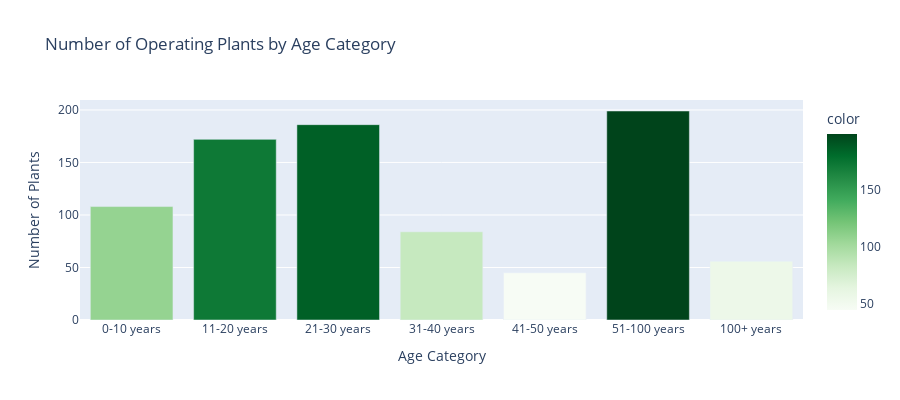
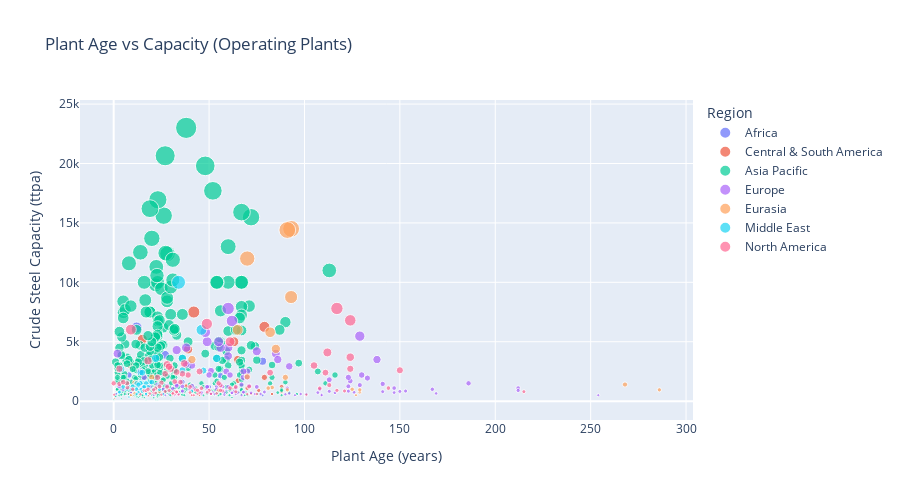

The cell these charts' notebook holds for them, in order:
### Code cell
# Convert the 'Plant age (years)' column to numeric values.
# Invalid entries (e.g., text, missing) are converted to NaN to enable statistical analysis.
df['Plant age (years)'] = pd.to_numeric(df['Plant age (years)'], errors='coerce')

# Display basic information about how many plants have valid age data.
print(f"\nPlants with age data: {df['Plant age (years)'].notna().sum()} out of {len(df)}")

# Summary statistics describing the age distribution of plants.
print(f"\nAge Statistics:")
print(f"  Mean: {df['Plant age (years)'].mean():.2f} years")
print(f"  Median: {df['Plant age (years)'].median():.2f} years")
print(f"  Min: {df['Plant age (years)'].min():.0f} years")
print(f"  Max: {df['Plant age (years)'].max():.0f} years")
print(f"  Std Dev: {df['Plant age (years)'].std():.2f} years")

# Categorize plants into defined age ranges for easier interpretation.
# This helps reveal the distribution of younger vs. older plants.
print(f"\nAge Distribution by Category:")
age_bins = [0, 10, 20, 30, 40, 50, 100, 300]
age_labels = ['0-10 years', '11-20 years', '21-30 years', '31-40 years', '41-50 years', '51-100 years', '100+ years']
df['age_category'] = pd.cut(df['Plant age (years)'], bins=age_bins, labels=age_labels, right=True)
print(df['age_category'].value_counts().sort_index())

# Visualize the count of plants within each age category using a bar chart.
# This shows how plant ages are distributed across the industry.
age_category_counts = df['age_category'].value_counts().sort_index()
fig_age_cat = px.bar(
    x=age_category_counts.index.astype(str),
    y=age_category_counts.values,
    title='Number of Operating Plants by Age Category',
    labels={'x': 'Age Category', 'y': 'Number of Plants'},
    color=age_category_counts.values,
    color_continuous_scale='Greens'
)
fig_age_cat.update_layout(
    xaxis_title='Age Category',
    yaxis_title='Number of Plants',
    showlegend=False,
    height=400
)
fig_age_cat.show()

# Scatter plot comparing plant age and production capacity.
# Reveals potential trends between age and productivity (e.g., newer plants being larger or more efficient).
fig_age_capacity = px.scatter(
    df.dropna(subset=['Plant age (years)', 'Nominal crude steel capacity (ttpa)']),
    x='Plant age (years)',
    y='Nominal crude steel capacity (ttpa)',
    color='Region',
    size='Nominal crude stee

### Figure 1 — Plotly figure (JSON) as saved in the notebook; plotly's stock layout.template omitted (floating-point values rounded to 4 significant figures)
{"data": [{"hovertemplate": "Age Category=%{x}<br>Number of Plants=%{y}<br>color=%{marker.color}<extra></extra>", "legendgroup": "", "marker": {"color": [108, 172, 186, 84, 45, 199, 56], "coloraxis": "coloraxis", "pattern": {"shape": ""}}, "name": "", "orientation": "v", "showlegend": false, "textposition": "auto", "type": "bar", "x": ["0-10 years", "11-20 years", "21-30 years", "31-40 years", "41-50 years", "51-100 years", "100+ years"], "xaxis": "x", "y": [108, 172, 186, 84, 45, 199, 56], "yaxis": "y"}], "layout": {"barmode": "relative", "coloraxis": {"colorbar": {"title": {"text": "color"}}, "colorscale": [[0, "rgb(247,252,245)"], [0.125, "rgb(229,245,224)"], [0.25, "rgb(199,233,192)"], [0.375, "rgb(161,217,155)"], [0.5, "rgb(116,196,118)"], [0.625, "rgb(65,171,93)"], [0.75, "rgb(35,139,69)"], [0.875, "rgb(0,109,44)"], [1, "rgb(0,68,27)"]]}, "height": 400, "legend": {"tracegroupgap": 0}, "showlegend": false, "title": {"text": "Number of Operating Plants by Age Category"}, "xaxis": {"anchor": "y", "domain": [0, 1], "title": {"text": "Age Category"}}, "yaxis": {"anchor": "x", "domain": [0, 1], "title": {"text": "Number of Plants"}}}}

### Figure 2 — Plotly figure (JSON) as saved in the notebook; plotly's stock layout.template omitted (floating-point values rounded to 4 significant figures; data arrays with more than 128 entries replaced by an {"elided": "..."} marker saying what was removed)
{"data": [{"customdata": [["Algeria", "Algerian Qatari Steel"], ["Algeria", "Groupe Industriel Sider SpA"], ["Algeria", "Tosyali Ironsteel Industry Algerie SpA"], ["Angola", "Ada - Aceria De Angola SA"], ["Egypt", "AlGioshy Steel SAE"], ["Egypt", "Al Ezz Dekheila Steel Company Alexandria SAE"], ["Egypt", "Delta Steel Company Ltd"], ["Egypt", "Egyptian American Steel Rolling Company SAE"], ["Egypt", "Egyptian Sponge Iron & Steel Company SAE"], ["Egypt", "Egyptian Steel Group"], ["Egypt", "Egyptian Steel Group"], ["Egypt", "Al Ezz Flat Steel Company SAE"], ["Egypt", "Ezz Steel Co"], ["Egypt", "Suez Steel Company SAE"], ["Ghana", "Sentuo Steel Ltd"], ["Kenya", "Devki Steel Mills Ltd"], ["Libya", "Libyan Iron and Steel Co"], ["Morocco", "ArcelorMittal SA"], ["Morocco", "Maghreb Steel SA"], ["Morocco", "Riva Industries"], ["Morocco", "Univers Acier"], ["Nigeria", "Kam Industries (Nigeria) Ltd"], ["South Africa", "Columbus Stainless (Pty) Ltd"], ["South Africa", "ArcelorMittal South Africa Ltd"], ["South Africa", "Scaw Metals Group Pty Ltd"], ["Uganda", "Tembo Steels Uganda Ltd"], ["Zimbabwe", "Dinson Iron & Steel Company Pvt Ltd"]], "hovertemplate": "<b>%{hovertext}</b><br><br>Region=Africa<br>Plant age (years)=%{x}<br>Nominal crude steel capacity (ttpa)=%{marker.size}<br>Country/Area=%{customdata[0]}<br>Owner=%{customdata[1]}<extra></extra>", "hovertext": ["Algerian Qatari Steel Jijel plant", "Sider El Hadjar Annaba steel plant", "Tosyali Algerie Oran steel plant", "Aceria Angola Bengo steel plant", "Al Gioshy Steel Ain Sokhna plant", "Al-Ezz Dekheila Steel Alexandria plant", "Delta Steel Mill Al Qalyubia plant", "Egyptian American Steel Rolling Company Sadat City plant", "Egyptian Sponge Iron and Steel Company Sadat City plant", "Egyptian Steel Ain Sokhna plant", "Egyptian Steel Beni Suef plant", "Ezz Flat Steel Ain Sokhna plant", "Ezz Steel Rebar Sadat City plant", "Suez Steel Solb Misr Attaka plant", "Sentuo Steel Tema plant", "Devki Steel Mills Kwale plant", "Libyan Iron and Steel Misrata plant", "ArcelorMittal Sonasid Casablanca steel plant", "Mahgreb Steel Casablanca plant", "Riva Industries Jorf Lasfar steel plant", "Univers Acier Sidi Hajjaj steel plant", "Kam Industries Kwara steel plant", "Acerinox Columbus Stainless steel plant", "ArcelorMittal Vanderbijlpark Steel Works", "Scaw Metals Group Germiston plant", "Tembo Steels Iganga plant", "Dinson Chivhu iron and steel plant"], "legendgroup": "Africa", "marker": {"color": "#636efa", "opacity": 0.7, "size": [2200.0, 2150.0, 6200.0, 500.0, 500.0, 3200.0, 500.0, 1200.0, 3000.0, 600.0, 600.0, 3900.0, 1000.0, 2100.0, 800.0, 1000.0, 1614.0, 800.0, 1200.0, 800.0, 1200.0, 600.0, 850.0, 3360.0, 600.0, 450.0, 600.0], "sizemode": "area", "sizeref": 102.2, "symbol": "circle"}, "mode": "markers", "name": "Africa", "orientation": "v", "showlegend": true, "type": "scatter", "x": [8.0, 56.0, 12.0, 10.0, 10.0, 39.0, 78.0, 27.0, 17.0, 7.0, 9.0, 27.0, 31.0, 25.0, 10.0, 3.0, 36.0, 20.0, 50.0, 4.0, 23.0, 29.0, 59.0, 78.0, 101.0, 1.0, 1.28], "xaxis": "x", "y": [2200.0, 2150.0, 6200.0, 500.0, 500.0, 3200.0, 500.0, 1200.0, 3000.0, 600.0, 600.0, 3900.0, 1000.0, 2100.0, 800.0, 1000.0, 1614.0, 800.0, 1200.0, 800.0, 1200.0, 600.0, 850.0, 3360.0, 600.0, 450.0, 600.0], "yaxis": "y"}, {"customdata": [["Argentina", "Acindar Industria Argentina de Aceros SA"], ["Argentina", "Sipar Aceros SA"], ["Argentina", "Siderca SAIC"], ["Argentina", "Ternium Argentina SA"], ["Bolivia", "Empresa Siderúrgica del Mutún"], ["Brazil", "Aperam Inox America do Sul SA"], ["Brazil", "ArcelorMittal Brasil SA"], ["Brazil", "ArcelorMittal Brasil SA"], ["Brazil", "ArcelorMittal Brasil SA"], ["Brazil", "ArcelorMittal Brasil SA"], ["Brazil", "ArcelorMittal Brasil SA"], ["Brazil", "ArcelorMittal Brasil SA"], ["Brazil", "ArcelorMittal Tubarão Comercial SA"], ["Brazil", "Aco Verde do Brasil SA"], ["Brazil", "Companhia Siderúrgica Nacional SA"], ["Brazil", "Gerdau Acominas SA"], ["Brazil", "Gerdau Acos Longos SA"], ["Brazil", "Gerdau Acos Longos SA"], ["Brazil", "Gerdau SA"], ["Brazil", "Gerdau Acos Longos SA"], ["Brazil", "GV do Brasil Industria e Comercio de Aço Ltda"], ["Brazil", "GV do Brasil Industria e Comercio de Aço Ltda"], ["Brazil", "Siderurgica Norte Brasil SA"], ["Brazil", "Ternium Brasil Ltda"], ["Brazil", "Usinas Siderurgicas de Minas Gerais SA"], ["Brazil", "Vallourec Soluções Tubulares do Brasil SA"], ["Chile", "Aceros AZA SA"], ["Guatemala", "Corporación AG SA"], ["Peru", "Corporacion Aceros Arequipa SA"], ["Peru", "Empresa Siderurgica del Peru SAA"], ["Venezuela", "Siderurgica del Orinoco Alfredo Maneiro CA"]], "hovertemplate": "<b>%{hovertext}</b><br><br>Region=Central & South America<br>Plant age (years)=%{x}<br>Nominal crude steel capacity (ttpa)=%{marker.size}<br>Country/Area=%{customdata[0]}<br>Owner=%{customdata[1]}<extra></extra>", "hovertext": ["ArcelorMittal Acindar Villa Constitución steel plant", "Gerdau Sipar Pérez steel plant", "TenarisSiderca Campana steel plant", "Ternium Siderar San Nicolás steel plant", "ESM Mutún steel plant", "Aperam Timóteo steel plant", "ArcelorMittal Barra Mansa steel plant", "ArcelorMittal Juiz de Fora steel plant", "ArcelorMittal Monlevade steel plant", "ArcelorMittal Pecém steel plant", "ArcelorMittal Piracicaba steel plant", "ArcelorMittal Resende steel plant", "ArcelorMittal Tubarão steel plant", "AVB Açailândia steel plant", "CSN Volta Redonda steel plant", "Gerdau Açominas Ouro Branco steel plant", "Gerdau Cosigua Santa Cruz steel plant", "Gerdau Divinópolis steel plant", "Gerdau Pindamonhangaba steel plant", "Gerdau São Paulo Araçariguama steel plant", "Simec Cariacica steel plant", "Simec Pindamonhangaba steel plant", "Sinobras Marabá steel plant", "Ternium Brasil Santa Cruz steel plant", "Usiminas Ipatinga steel plant", "Vallourec Jeceaba steel plant", "AZA Colina steel plant", "AG Sidegua Masagua steel plant", "Aceros Arequipa Pisco steel plant", "Gerdau Siderperu Chimbote steel plant", "Sidor Ciudad Guayana steel plant"], "legendgroup": "Central & South America", "marker": {"color": "#EF553B", "opacity": 0.7, "size": [2000.0, 650.0, 1720.0, 3501.0, 200.0, 900.0, 800.0, 1100.0, 1200.0, 3000.0, 1100.0, 1000.0, 7500.0, 600.0, 6251.0, 4360.0, 936.0, 600.0, 530.0, 950.0, 600.0, 500.0, 475.0, 5200.0, 5000.0, 1000.0, 520.0, 500.0, 1250.0, 750.0, 1020.0], "sizemode": "area", "sizeref": 102.2, "symbol": "circle"}, "mode": "markers", "name": "Central & South America", "orientation": "v", "showlegend": true, "type": "scatter", "x": [79.0, 8.0, 65.13, 65.0, 0.53, 76.0, 88.0, 41.0, 88.0, 9.0, 70.0, 16.0, 42.0, 10.0, 79.0, 39.0, 54.0, 72.0, 45.0, 19.0, 83.0, 10.0, 18.0, 15.0, 63.0, 14.0, 26.24, 31.0, 38.0, 67.0, 63.0], "xaxis": "x", "y": [2000.0, 650.0, 1720.0, 3501.0, 200.0, 900.0, 800.0, 1100.0, 1200.0, 3000.0, 1100.0, 1000.0, 7500.0, 600.0, 6251.0, 4360.0, 936.0, 600.0, 530.0, 950.0, 600.0, 500.0, 475.0, 5200.0, 5000.0, 1000.0, 520.0, 500.0, 1250.0, 750.0, 1020.0], "yaxis": "y"}, {"customdata": {"elided": "453x2 str values"}, "hovertemplate": "<b>%{hovertext}</b><br><br>Region=Asia Pacific<br>Plant age (years)=%{x}<br>Nominal crude steel capacity (ttpa)=%{marker.size}<br>Country/Area=%{customdata[0]}<br>Owner=%{customdata[1]}<extra></extra>", "hovertext": {"elided": "453 str values"}, "legendgroup": "Asia Pacific", "marker": {"color": "#00cc96", "opacity": 0.7, "size": {"elided": "453 float values"}, "sizemode": "area", "sizeref": 102.2, "symbol": "circle"}, "mode": "markers", "name": "Asia Pacific", "orientation": "v", "showlegend": true, "type": "scatter", "x": {"elided": "453 float values"}, "xaxis": "x", "y": {"elided": "453 float values"}, "yaxis": "y"}, {"customdata": {"elided": "131x2 str values"}, "hovertemplate": "<b>%{hovertext}</b><br><br>Region=Europe<br>Plant age (years)=%{x}<br>Nominal crude steel capacity (ttpa)=%{marker.size}<br>Country/Area=%{customdata[0]}<br>Owner=%{customdata[1]}<extra></extra>", "hovertext": {"elided": "131 str values"}, "legendgroup": "Europe", "marker": {"color": "#ab63fa", "opacity": 0.7, "size": {"elided": "131 float values"}, "sizemode": "area", "sizeref": 102.2, "symbol": "circle"}, "mode": "markers", "name": "Europe", "orientation": "v", "showlegend": true, "type": "scatter", "x": {"elided": "131 float values"}, "xaxis": "x", "y": {"elided": "131 float values"}, "yaxis": "y"}, {"customdata": [["Azerbaijan", "Baku Steel Company QSC"], ["Kazakhstan", "Qazaqstan Steel Group LLP"], ["Russia", "Abinski Elektrometallurgicheski Zavod LLC"], ["Russia", "Amurstal LLC"], ["Russia", "Ashinskiy Metzavod PJSC"], ["Russia", "MZ Balakovo JSC"], ["Russia", "Evraz NTMK JSC"], ["Russia", "Evraz ZSMK JSC"], ["Russia", "Promsort LLC"], ["Russia", "KMK Tempo JSC"], ["Russia", "Magnitogorskiy Metallurgicheskiy Kombinat PJSC"], ["Russia", "Chelyabinskiy Metallurgicheskiy Kombinat PJSC"], ["Russia", "Oskol'skiy Elektrometallurgicheskiy Kombinat Imeni Alekseya Alekseyevicha Ugarova JSC"], ["Russia", "UMK-Stal LLC"], ["Russia", "Novolipetsk Steel PJSC"], ["Russia", "Novorossiysk Rolling Plant LLC"], ["Russia", "Vyksunskiy Metallurgicheskiy Zavod AO"], ["Russia", "Chelyabinskiy Truboprokatnyi Zavod JSC"], ["Russia", "Promsort LLC"], ["Russia", "Promsort LLC"], ["Russia", "Severstal PJSC"], ["Russia", "StavStal' LLC"], ["Russia", "Severskiy Trubnyi Zavod JSC"], ["Russia", "Taganrogskiy Metallurgicheskiy Zavod JSC"], ["Russia", "UMK-Stal LLC"], ["Russia", "Uralskaya Stal JSC"], ["Russia", "Krasnyi Oktyabr' Corporation JSC"], ["Russia", "Volzhskiy Trubnyi Zavod JSC"], ["Uzbekistan", "Uzbekskiy Metallurgicheskiy Kombinat JSC"]], "hovertemplate": "<b>%{hovertext}</b><br><br>Region=Eurasia<br>Plant age (years)=%{x}<br>Nominal crude steel capacity (ttpa)=%{marker.size}<br>Country/Area=%{customdata[0]}<br>Owner=%{customdata[1]}<extra></extra>", "hovertext": ["Baku Steel Company steel plant", "Qarmet steel plant", "Abinsk Electric Steel Works", "Amurstal steel plant", "Ashinskiy Metallurgical plant", "Balakovo Steel Plant", "Evraz NTMK steel plant", "Evraz ZSMK steel plant", "IMH Tula steel plant", "Kamsky Metallurgical Works TEMPO", "Magnitogorsk Iron and Steel Works", "Mechel Chelyabinsk Metallurgical Plant", "Metalloinvest OEMK steel plant", "Nadezhdinski Metallurgical Plant", "NLMK Lipetsk steel plant", "Novorossiysk rolling plant", "OMK Vyksa Casting and Rolling Complex", "Pervouralsk Pipe Plant", "Promsort Kaluga steel plant", "Promsort Ural steel plant", "Severstal Cherepovets steel plant", "StavStal Metallurgical Plant", "TMK Seversky Pipe Plant", "TMK Taganrog Metallurgical Plant", "Tyumen Electrosteel plant", "Ural Steel Metallurgical Plant", "VMK Red October steel plant", "Volzhsky Pipe Plant", "Uzmetkombinat steel plant"], "legendgroup": "Eurasia", "marker": {"color": "#FFA15A", "opacity": 0.7, "size": [800.0, 6000.0, 1550.0, 1150.0, 1000.0, 1250.0, 4400.0, 8760.0, 2000.0, 504.0, 14500.0, 5799.0, 3500.0, 756.0, 14400.0, 730.0, 1400.0, 950.0, 1500.0, 2000.0, 12000.0, 500.0, 950.0, 950.0, 664.0, 2050.0, 501.0, 900.0, 1100.0], "sizemode": "area", "sizeref": 102.2, "symbol": "circle"}, "mode": "markers", "name": "Eurasia", "orientation": "v", "showlegend": true, "type": "scatter", "x": [24.0, 65.0, 11.0, 83.0, 125.0, 12.0, 85.0, 93.0, 90.0, 9.0, 93.0, 82.0, 41.0, 129.0, 91.0, 18.0, 268.0, 91.0, 12.0, 20.0, 70.0, 9.0, 286.0, 129.0, 11.0, 70.0, 127.0, 55.0, 81.0], "xaxis": "x", "y": [800.0, 6000.0, 1550.0, 1150.0, 1000.0, 1250.0, 4400.0, 8760.0, 2000.0, 504.0, 14500.0, 5799.0, 3500.0, 756.0, 14400.0, 730.0, 1400.0, 950.0, 1500.0, 2000.0, 12000.0, 500.0, 950.0, 950.0, 664.0, 2050.0, 501.0, 900.0, 1100.0], "yaxis": "y"}, {"customdata": [["Bahrain", "Sulb Company BSCC"], ["Iran", "Arfa Iron and Steel Co"], ["Iran", "Arvand Jahanara Steel Co"], ["Iran", "Bafgh Mineral Complex Iron & Steel Co"], ["Iran", "Bonab Steel Complex"], ["Iran", "Butia Iranian Steel Co"], ["Iran", "Chadormalu Mining & Industrial Co"], ["Iran", "Esfahan Steel Co"], ["Iran", "Ghaenat Steel Complex"], ["Iran", "Iran Alloy Steel Co"], ["Iran", "Sirjan Jahan Steel Co"], ["Iran", "Khorasan Steel Complex Co"], ["Iran", "Khouzestan Steel Co"], ["Iran", "Kish South Kaveh Steel Co"], ["Iran", "Mobarakeh Steel Co"], ["Iran", "Mobarakeh Steel Co"], ["Iran", "Mobarakeh Steel Co"], ["Iran", "Mobarakeh Steel Co"], ["Iran", "Natanz Steel Co"], ["Iran", "Neyriz Ghadir Steel Co"], ["Iran", "Pasargad Steel Complex Co"], ["Iran", "Iranian Sirjan Steel Co"], ["Iran", "West Alborz Steel Co"], ["Iran", "Zarand Iranian Steel Co"], ["Iraq", "Al Anmaa for Construction Materials Production Ltd"], ["Iraq", "F&F Steel"], ["Iraq", "Mass Iraq Iron and Steel Industry Co"], ["Iraq", "Van Company for Industrial Investment and General Trading"], ["Kuwait", "United Steel Industries Co KSCC"], ["Oman", "Jindal Shadeed Iron & Steel LLC"], ["Oman", "Moon Iron and Steel Company SAOC"], ["Oman", "Sohar Steel LLC"], ["Qatar", "Qatar Steel Company QPSC"], ["Saudi Arabia", "Arab Steel Co"], ["Saudi Arabia", "National Steel Co"], ["Saudi Arabia", "Al Qaryan Steel Co"], ["Saudi Arabia", "Rajhi Steel Industries Co Ltd"], ["Saudi Arabia", "Saudi Iron and Steel Co"], ["Saudi Arabia", "Solb Steel Co"], ["Syria", "Hadeed Metal Manufacturing Co"], ["Syria", "Hmisho Steel SA"], ["United Arab Emirates", "Arabian Gulf Steel Industries Selling Port LLC"], ["United Arab Emirates", "Emsteel Building Materials PJSC"]], "hovertemplate": "<b>%{hovertext}</b><br><br>Region=Middle East<br>Plant age (years)=%{x}<br>Nominal crude steel capacity (ttpa)=%{marker.size}<br>Country/Area=%{customdata[0]}<br>Owner=%{customdata[1]}<extra></extra>", "hovertext": ["Sulb Bahrain Al Hidd steel plant", "Arfa Iron and Steel Yazd plant", "Arvand Jahanara Steel Khouzestan plant", "Bafgh Mineral Complex Iron and Steel Yazd plant", "Bonab Steel Complex", "Butia Steel Kerman plant", "Chadormalu Mining and Industrial Company Yazd plant", "Esfahan Steel Isfahan plant", "Ghaenat Steel Complex South Khorasan", "Iran Alloy Steel Company Yazd plant", "Jahan Foolad Sirjan Steel Kerman plant", "Khorasan Steel Complex", "Khouzestan Steel plant", "Kish South Kaveh Steel Hormuzgan plant", "Mobarakeh Saba Steel Complex", "Mobarakeh Steel Complex Isfahan", "Mobarakeh Steel Hormuzgan Steel Company plant", "Mobarakeh Steel Sefid Dasht Steel Complex", "Natanz Steel Company Isfahan plant", "Neyriz Ghadir Steel Company Fars plant", "Pasargad Steel Complex Fars", "Sirjan Iranian Steel Kerman Plant", "West Alborz Ana Steel Zanjan plant", "Zarand Iranian Steel Company Kerman plant", "Al Anmaa Basra steel plant", "F&F Steel Erbil plant", "Mass Iron and Steel Industry Co Sulaimaniya plant", "Van Steel Kurdistan plant", "United Steel Industrial Kuwait Steel Sharq plant", "Jindal Steel Sohar plant", "Moon Iron & Steel Company Sohar plant", "Sohar Steel plant", "Industries Qatar Steel Mesaieed plant", "Al Ittefaq Arab Steel Dammam plant", "Al Ittefaq National Steel Dammam plant", "Al Qaryan steel plant", "Rajhi Al Assemah Steel Jeddah plant", "SABIC Hadeed Al Jubail steel plant", "Solb Steel Jizan plant", "Hadeed Metal Manufacturing Co Damascus steel plant", "Hmisho Steel Hassia plant", "Arabian Gulf Steel Industries Abu Dhabi plant", "Emsteel Abu Dhabi plant"], "legendgroup": "Middle East", "marker": {"color": "#19d3f3", "opacity": 0.7, "size": [1265.0, 1000.0, 2700.0, 1200.0, 1000.0, 1500.0, 1200.0, 3600.0, 800.0, 600.0, 1200.0, 1400.0, 3600.0, 2400.0, 1600.0, 10000.0, 1500.0, 1000.0, 999.0, 1000.0, 1500.0, 1000.0, 1600.0, 1500.0, 735.0, 600.0, 1250.0, 750.0, 1200.0, 2400.0, 1200.0, 700.0, 2574.0, 2600.0, 1000.0, 350.0, 850.0, 6000.0, 1200.0, 1400.0, 800.0, 600.0, 3600.0], "sizemode": "area", "sizeref": 102.2, "symbol": "circle"}, "mode": "markers", "name": "Middle East", "orientation": "v", "showlegend": true, "type": "scatter", "x": [13.0, 14.44, 4.0, 12.0, 17.0, 14.0, 8.0, 54.0, 3.0, 26.0, 16.0, 24.0, 36.0, 14.0, 19.0, 34.0, 14.0, 9.0, 24.0, 7.0, 12.0, 12.0, 20.0, 17.0, 13.0, 12.02, 10.0, 3.0, 18.0, 15.0, 5.0, 17.0, 47.0, 36.0, 21.0, 8.0, 41.0, 46.0, 16.0, 13.0, 15.0, 17.0, 22.0], "xaxis": "x", "y": [1265.0, 1000.0, 2700.0, 1200.0, 1000.0, 1500.0, 1200.0, 3600.0, 800.0, 600.0, 1200.0, 1400.0, 3600.0, 2400.0, 1600.0, 10000.0, 1500.0, 1000.0, 999.0, 1000.0, 1500.0, 1000.0, 1600.0, 1500.0, 735.0, 600.0, 1250.0, 750.0, 1200.0, 2400.0, 1200.0, 700.0, 2574.0, 2600.0, 1000.0, 350.0, 850.0, 6000.0, 1200.0, 1400.0, 800.0, 600.0, 3600.0], "yaxis": "y"}, {"customdata": {"elided": "88x2 str values"}, "hovertemplate": "<b>%{hovertext}</b><br><br>Region=North America<br>Plant age (years)=%{x}<br>Nominal crude steel capacity (ttpa)=%{marker.size}<br>Country/Area=%{customdata[0]}<br>Owner=%{customdata[1]}<extra></extra>", "hovertext": ["Algoma steel plant", "ArcelorMittal Dofasco steel plant", "ArcelorMittal Montreal steel plant", "Cleveland-Cliffs Lake Erie steel plant", "Evraz Regina Steel plant", "Gerdau Whitby Steel Mill", "Ivaco Rolling Mills steel plant", "Rio Tinto Fer et Titane steel plant", "ArcelorMittal Lázaro Cárdenas steel plant", "DEACERO Celaya steel plant", "DEACERO Ramos Arizpe steel plant", "Gerdau Corsa Ciudad Sahagún steel plant", "Gerdau Corsa Tultitlán steel plant", "Grupo Acerero steel plant", "Grupo Simec Apizaco Cholula steel plant", "Grupo Simec San Luis steel plants", "Tenaris TAMSA Veracruz steel plant", "Ternium Apodaca steel plant", "Ternium Guerrero San Nicolás de los Garza steel plant", "Ternium Puebla steel plant", "TYASA steel plant", "Alton Steel plant", "ArcelorMittal Calvert", "BlueScope North Star Steel plant", "Cascade Steel Rolling Mills", "Charter Steel Cleveland plant", "Charter Steel Saukville plant", "Cleveland-Cliffs Burns Harbor steel plant", "Cleveland-Cliffs Butler steel plant", "Cleveland-Cliffs Cleveland steel plant", "Cleveland-Cliffs Coatesville steel plant", "Cleveland-Cliffs Dearborn steel plant", "Cleveland-Cliffs Indiana Harbor steel plant", "Cleveland-Cliffs Mansfield Works", "Cleveland-Cliffs Middletown steel plant", "CMC Alabama steel plant", "CMC Arizona steel plant", "CMC South Carolina steel plant", "CMC Steel Florida plant", "CMC Steel New Jersey plant", "CMC Steel Texas plant", "CMC Tennessee steel plant", "Evraz Pueblo steel plant", "Finkl Steel Chicago plant", "Gerdau Cartersville steel plant", "Gerdau Fort Smith steel plant", "Gerdau Jackson steel mill", "Gerdau Midlothian Steel Mill", "Gerdau Monroe steel plant", "Gerdau Petersburg Steel Mill", "Hybar Arkansas steel plant", "JSW Steel USA Ohio plant", "Leggett & Platt Sterling Steel plant", "Metallus Faircrest steel plant", "NLMK Indiana steel plant", "North American Stainless Ghent steel plant", "Nucor Steel Berkeley plant", "Nucor Steel Birmingham plant", "Nucor Steel Brandenburg plant", "Nucor Steel Crawfordsville plant", "Nucor Steel Darlington plant", "Nucor Steel Decatur plant", "Nucor Steel Gallatin plant", "Nucor Steel Hertford plant", "Nucor Steel Hickman plant", "Nucor Steel Jewett plant", "Nucor Steel Kankakee plant", "Nucor Steel Memphis plant", "Nucor Steel Norfolk plant", "Nucor Steel Plymouth plant", "Nucor Steel Seattle plant", "Nucor Steel Tuscaloosa plant", "Nucor-Yamato Steel Blytheville plant", "Optimus Steel Beaumont plant", "Outokumpu Stainless USA steel plant", "SSAB Americas Alabama steel plant", "SSAB Americas Iowa steel plant", "Steel Dynamics Butler plant", "Steel Dynamics Columbia City plant", "Steel Dynamics Columbus plant", "Steel Dynamics Engineered Bar Products steel plant", "Steel Dynamics Roanoke steel plant", "Steel Dynamics Sinton plant", "U.S. Steel Big River Steel plant", "U.S. Steel Edgar Thomson Plant", "U.S. Steel Fairfield plant", "U.S. Steel Gary Works", "Vallourec Star Youngstown steel plant"], "legendgroup": "North America", "marker": {"color": "#FF6692", "opacity": 0.7, "size": [3700.0, 1350.0, 2400.0, 2500.0, 1200.0, 1100.0, 650.0, 600.0, 6500.0, 2300.0, 2200.0, 1000.0, 500.0, 725.0, 1140.0, 816.0, 1230.0, 600.0, 2400.0, 1330.0, 1650.0, 680.0, 1500.0, 3034.0, 860.0, 635.0, 570.0, 5001.0, 908.0, 4100.0, 800.0, 3000.0, 6800.0, 546.0, 2722.0, 653.0, 890.0, 776.0, 617.0, 653.0, 943.0, 544.0, 1100.0, 573.0, 908.0, 505.0, 629.0, 1500.0, 730.0, 821.0, 544.0, 1500.0, 1090.0, 1088.0, 770.0, 1600.0, 2956.0, 500.0, 1450.0, 2304.0, 910.0, 3100.0, 2722.0, 1542.0, 2450.0, 907.0, 794.0, 891.0, 1088.0, 908.0, 855.0, 1200.0, 3174.0, 750.0, 1000.0, 1250.0, 1200.0, 2900.0, 2000.0, 3400.0, 950.0, 590.0, 2722.0, 6022.0, 2600.0, 1600.0, 7800.0, 725.0], "sizemode": "area", "sizeref": 102.2, "symbol": "circle"}, "mode": "markers", "name": "North America", "orientation": "v", "showlegend": true, "type": "scatter", "x": [124.0, 113.0, 111.0, 45.0, 64.0, 61.0, 54.0, 75.0, 48.85, 27.0, 39.0, 10.0, 41.0, 21.0, 7.2, 32.0, 71.0, 32.0, 82.0, 56.0, 32.0, 22.0, 0.0, 29.0, 57.0, 19.0, 34.0, 61.0, 117.0, 112.0, 215.0, 105.0, 124.0, 101.0, 124.0, 31.0, 16.0, 33.0, 51.0, 31.0, 43.0, 25.0, 144.0, 14.0, 29.0, 41.0, 44.0, 55.0, 45.0, 27.0, 0.28, 7.0, 22.0, 108.0, 33.0, 35.0, 29.0, 42.0, 3.0, 36.0, 56.0, 28.0, 30.0, 25.0, 33.0, 50.0, 64.0, 17.0, 46.0, 44.0, 121.0, 40.0, 37.0, 49.0, 18.0, 24.0, 28.0, 29.0, 23.0, 18.0, 21.0, 70.0, 3.0, 9.0, 150.0, 5.0, 117.0, 40.0], "xaxis": "x", "y": [3700.0, 1350.0, 2400.0, 2500.0, 1200.0, 1100.0, 650.0, 600.0, 6500.0, 2300.0, 2200.0, 1000.0, 500.0, 725.0, 1140.0, 816.0, 1230.0, 600.0, 2400.0, 1330.0, 1650.0, 680.0, 1500.0, 3034.0, 860.0, 635.0, 570.0, 5001.0, 908.0, 4100.0, 800.0, 3000.0, 6800.0, 546.0, 2722.0, 653.0, 890.0, 776.0, 617.0, 653.0, 943.0, 544.0, 1100.0, 573.0, 908.0, 505.0, 629.0, 1500.0, 730.0, 821.0, 544.0, 1500.0, 1090.0, 1088.0, 770.0, 1600.0, 2956.0, 500.0, 1450.0, 2304.0, 910.0, 3100.0, 2722.0, 1542.0, 2450.0, 907.0, 794.0, 891.0, 1088.0, 908.0, 855.0, 1200.0, 3174.0, 750.0, 1000.0, 1250.0, 1200.0, 2900.0, 2000.0, 3400.0, 950.0, 590.0, 2722.0, 6022.0, 2600.0, 1600.0, 7800.0, 725.0], "yaxis": "y"}], "layout": {"height": 500, "legend": {"itemsizing": "constant", "title": {"text": "Region"}, "tracegroupgap": 0}, "title": {"text": "Plant Age vs Capacity (Operating Plants)"}, "xaxis": {"anchor": "y", "domain": [0, 1], "title": {"text": "Plant Age (years)"}}, "yaxis": {"anchor": "x", "domain": [0, 1], "title": {"text": "Crude Steel Capacity (ttpa)"}}}}
